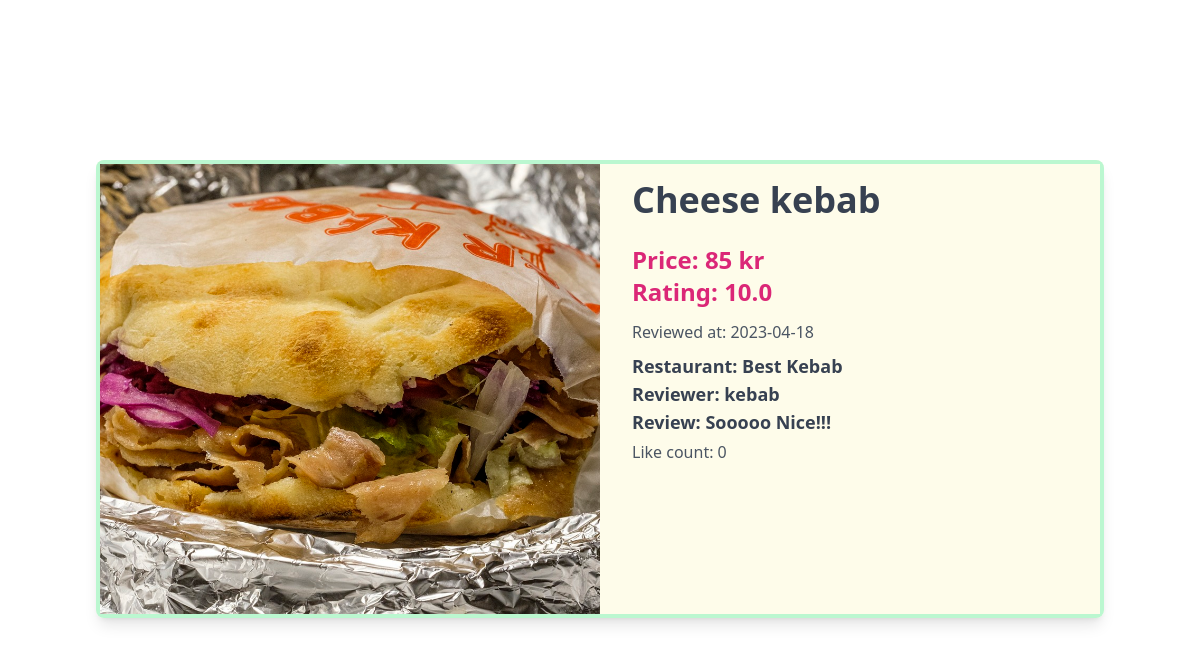
Screenshot of /core/detail/9 with the database file from the repository.
### core/models.py (models this page shows, shortened)
class Review(models.Model):
    user = models.ForeignKey(
        CustomUser, on_delete=models.CASCADE, related_name='reviews_by_user'
    )
    menu = models.ForeignKey(
        Menu, on_delete=models.CASCADE, related_name='reviews_of_menu'
    )
    restaurant = models.ForeignKey(
        Restaurant, on_delete=models.CASCADE, related_name='restaurants_for_review'
    )
    image = models.ImageField(upload_to='images/', null=True, blank=True)
    review = models.TextField(default="", null=False)
    taste_rating = models.IntegerField(null=False)
    service_rating = models.IntegerField(null=False)
    value_rating = models.IntegerField(null=False)
    avg_rating = models.FloatField(null=True, blank=True)
    like_count = models.IntegerField(default=0)
    created_at = models.DateTimeField(auto_now_add=True)
    class Meta:
        indexes = [models.Index(fields=['-created_at']),]
        ordering = ['-created_at']

class Menu(models.Model):
    menu = models.CharField(max_length=100, null=False)
    price = models.IntegerField(null=False)
    restaurants = models.ManyToManyField(Restaurant)
    created_at = models.DateTimeField(auto_now_add=True)

class Restaurant(models.Model):
    name = models.CharField(max_length=100, null=False)
    address = models.CharField(max_length=200, null=False)
    tel = models.CharField(max_length=20, null=True, blank=True)
    website = models.URLField(null=True, blank=True)

class CustomUser(AbstractUser):
    email = models.EmailField("email address", unique=True, blank=False)
    USERNAME_FIELD = "email"  # make the user log in with the email
    REQUIRED_FIELDS = ["username"]
    objects = CustomUserManager()

### core/views.py (the view)
# urls.py: path('detail/<int:id>', views.detail, name='detail'),
def detail(request, id):
    review = get_object_or_404(Review, id=id)
    context = {
        'review': review
    }
    return render(request, 'core/detail.html', context, status=200)

### core/templates/core/detail.html
{% extends 'core/base.html' %} {% block content %} {% load static %}
<main class="flex-1 mx-24 pt-40">
  <div class="bg-yellow-50/90 rounded-lg shadow-lg overflow-hidden">
    <div class="flex border-green-200 border-4">
      {% if review.image %}
      <div class="relative overflow-hidden w-1/2" style="padding-bottom: 45%">
        <div class="absolute inset-0">
          <img
            class="object-cover h-full w-full"
            src="{{ review.image.url }}"
            alt="{{ review.menu.menu }} image"
          />
        </div>
      </div>
      {% endif %}
      <div class="px-8 py-4 w-1/2">
        <h1 class="text-4xl font-bold text-gray-700 mb-6">
          {{ review.menu.menu }}
        </h1>
        <h2 class="text-2xl font-bold text-pink-600">
          Price: {{ review.menu.price }} kr
        </h2>
        <h2 class="text-2xl font-bold text-pink-600 mb-3">
          Rating: {{ review.avg_rating }}
        </h2>
        <ul class="text-gray-700 text-lg font-semibold">
          <li class="text-gray-600 text-base font-normal mb-2">
            Reviewed at: {{ review.created_at|date:"Y-m-d" }}
          </li>
          <li>Restaurant: {{ review.restaurant.name }}</li>
          <li>Reviewer: {{ review.user.username }}</li>
          <li>Review: {{ review.review }}</li>
          <li class="text-gray-600 text-base font-normal mt-1">
            Like count: {{ review.like_count }}
          </li>
        </ul>
      </div>
    </div>
  </div>
</main>
{% endblock content %}

### rows the page displays
Review: image (picture), menu.menu "Cheese kebab", menu.price "85", avg_rating "10.0", created_at "2023-04-18", restaurant.name "Best Kebab", user.username "kebab", review "Sooooo Nice!!!", like_count "0"
